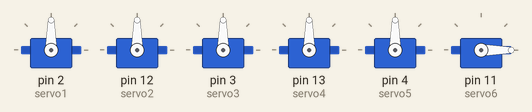
Recording of a sketch running on a simulated Arduino Uno, built with avr-gcc and run on an emulated ATmega328P. Shown: 6 × servo.

Above: at 0.05 s.
At 2.45 s:
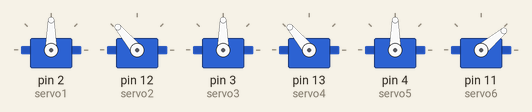
At 4.85 s:
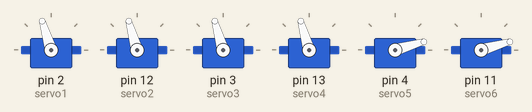
At 9.65 s:
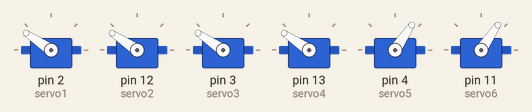
At 14.45 s:
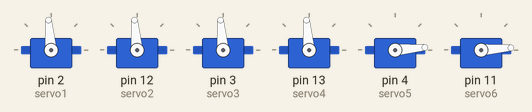
At 19.25 s:
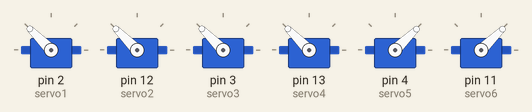
Timing chart, 0 to 25.1 s (numbered marks = the images above):
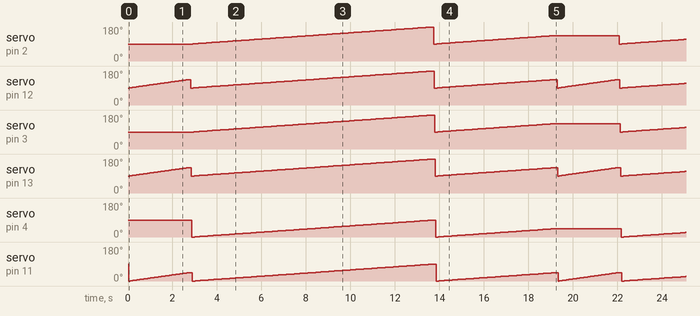

The sketch:

Customer_service_robot.ino
```cpp
#include <Servo.h>


Servo servo1,servo2,servo3,servo4,servo5,servo6;

void setup()
{

  servo1.attach(2);
  servo2.attach(12);
  servo3.attach(3);
  servo4.attach(13);
  servo5.attach(4);
  servo6.attach(11);
}


int i=0,s=90,e=90,w=0; // initial position of shoulder, elbow and wrist respectively

  void loop (){
   //First move: Shake hands with the right hand of the robot
    for (i = 0; i <= 45; i += 1){


      servo2.write(i+s);

      delay(20);


     servo4.write(i+e);

      delay(20);


     servo6.write(i+w);

      delay(20);


  }

    delay(20);

    //Second move: wave with both hands
    for (i = 0; i <= 90; i += 1){

      servo1.write(i+s);

      delay(20);

      servo2.write(i+s);

      delay(20);

     servo3.write(i+e);

      delay(20);

     servo4.write(i+e);

      delay(20);

     servo5.write(i+w);
      delay(20);

     servo6.write(i+w);

      delay(20);
    }
//third move: Thumb up with both hands
    for (i = 0; i <= 45; i += 1){

      servo1.write(i+s);

      delay(20);

      servo2.write(i+s);

      delay(20);

     servo3.write(i+e);

      delay(20);

     servo4.write(i+e);

      delay(20);

     servo5.write(i+w);
      delay(20);

     servo6.write(i+w);

      delay(20);
    }


}
```
